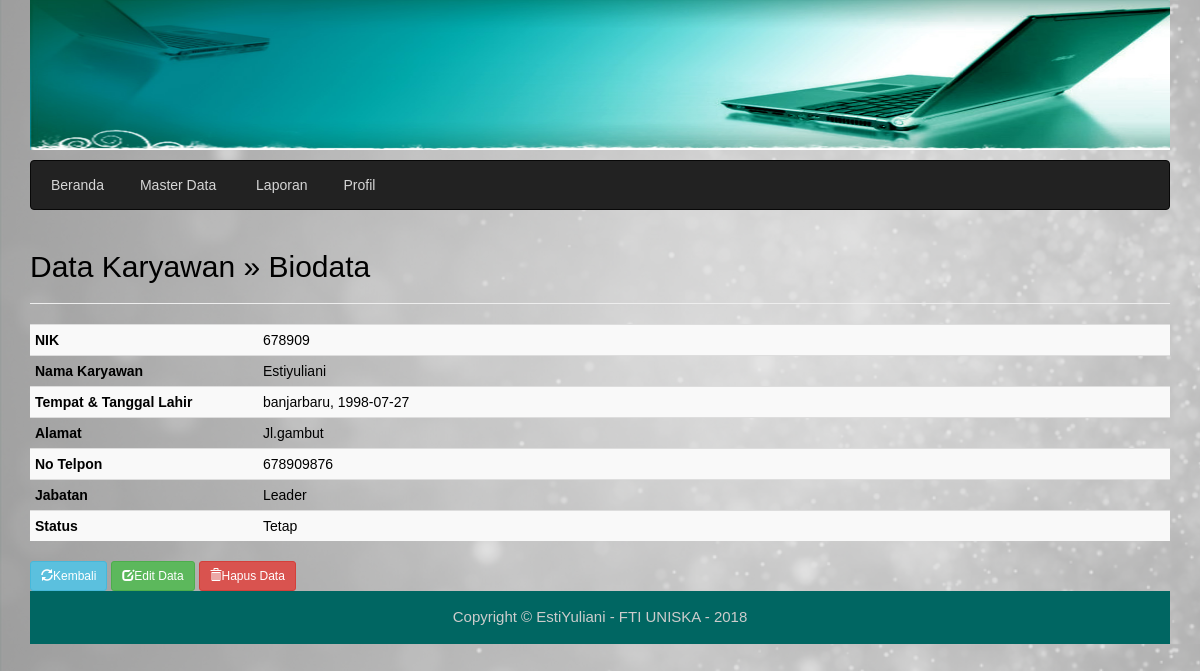
The page /karyawan_detail.php?nik=678909 on the database its author committed.
### tables this page shows
CREATE TABLE `karyawan` (
  `nik` int(11) NOT NULL,
  `nama` varchar(30) NOT NULL,
  `tempat_lahir` varchar(35) NOT NULL,
  `tanggal_lahir` date NOT NULL,
  `alamat` varchar(50) NOT NULL,
  `no_telepon` varchar(15) NOT NULL,
  `jabatan` varchar(20) NOT NULL,
  `status` varchar(20) NOT NULL
);

### karyawan_detail.php (the view, shortened to what this page needs)
<?php include "head.php"; ?>
<link rel="stylesheet" type="text/css" href="style1.css">
              <h2>Data Karyawan &raquo; Biodata</h2>
              <hr/>
            <?php
              $nik = $_GET['nik'];
              $sql = mysqli_query($koneksi, "SELECT * FROM karyawan Where nik='$nik'");
                    if(mysqli_num_rows($sql) == 0){
                        header("location: index.php");
                        }else{
                              $row = mysqli_fetch_assoc($sql);
                        }
              ?>
            <table class="table table-striped table-condensed">
              <tr>
                <th width="20%">NIK</th>
                <td><?php echo $row['nik']; ?></td>
              </tr>
              <tr>
                <th>Nama Karyawan</th>
                <td><?php echo $row['nama'] ?></td>
              </tr>
                <tr>
                  <th>Tempat & Tanggal Lahir</th>
                  <td><?php echo $row['tempat_lahir'].', '.$row['tanggal_lahir']; ?></td>
                </tr>
              <tr>
                <th>Alamat</th>
                <td><?php echo $row['alamat']; ?></td>
              </tr>
              <tr>
                <th>No Telpon</th>
                <td><?php echo $row['no_telepon']; ?></td>
              </tr>
              <tr>
                <th>Jabatan</th>
                <td><?php echo $row['jabatan']; ?></td>
              </tr>
              <tr>
                <th>Status</th>
                <td><?php echo $row['status']; ?></td>
              </tr>
            </table>
        <a href="karyawan_data.php" class="btn btn-sm btn-info"><span class="glyphicon glyphicon-refresh" aria-hidden="true"></span>Kembali </a>
        <a href="karyawan_edit.php?nik=<?php echo $row['nik']; ?>" class="btn btn-sm btn-success"><span class="glyphicon glyphicon-edit" aria-hidden="true"></span>Edit Data </a>
        <a href="karyawan_data.php?aksi=delete&nik=<?php echo $row['nik']; ?>" class="btn btn-sm btn-danger" onclick="return confirm('Anda Yakin akan menghapus data <?php echo $row['nama'];?>')"> <span class="glyphicon glyphicon-trash" aria-hidden="true"></span>Hapus Data </a>
<?php include "footer.php"; ?>

### style1.css (style rules this page uses)
body { padding: 0; color: #000; background-color: #006662; background-image: url(img/bokeh-1780217_1280-e1479715865310.png); -webkit-background-size: cover; -moz-background-size: cover; background-size: cover; font-family: Tahoma, Geneva, sans-serif; line-height: 1.5; margin-top: 0; margin-right: 0; margin-bottom: 0; margin-left: 0; }

### rows shown on the page
karyawan: nik "678909", nama "Estiyuliani", tempat_lahir "banjarbaru", tanggal_lahir "1998-07-27", alamat "Jl.gambut", no_telepon "678909876", jabatan "Leader", status "Tetap"
